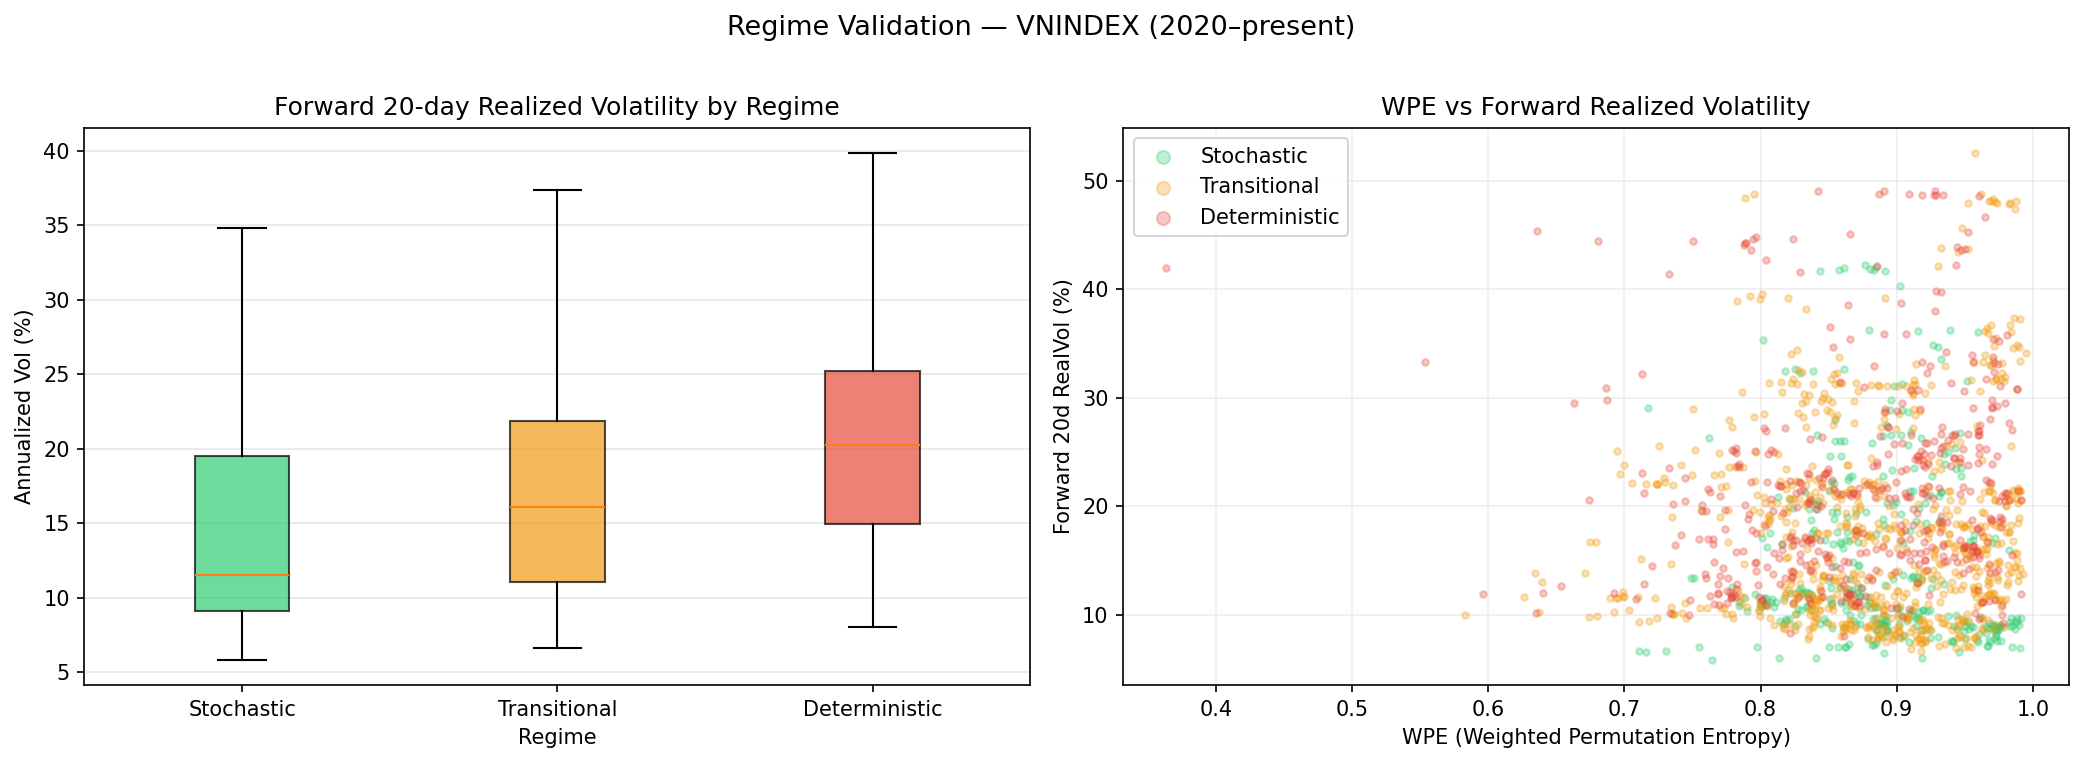

The Python source for this figure:
"""
Regime Validation -- Financial Entropy Agent
Tests whether GMM regime labels (Stochastic / Transitional / Deterministic) have real discriminative
power by correlating them against FORWARD realized volatility.

Method:
    1. Load VNINDEX OHLCV from 2020-01-01
    2. Compute WPE + SPE_Z → fit GMM → regime labels
    3. Compute forward realized vol (5d / 10d / 20d)
    4. Group statistics + Kruskal-Wallis non-parametric test
    5. Boxplot + WPE scatter visualization
"""

import sys
import os
import warnings
import numpy as np
import pandas as pd
import matplotlib.pyplot as plt
from scipy.stats import kruskal

warnings.filterwarnings("ignore")

# --- Allow imports from project root ---
sys.path.insert(0, os.path.join(os.path.dirname(__file__), ".."))

from skills.data_skill import get_latest_market_data
from skills.quant_skill import (
    calc_rolling_wpe,
    calc_rolling_price_sample_entropy,
    calc_spe_z,
)
from skills.ds_skill import fit_predict_regime, REGIME_NAMES

# ==============================================================================
# HYPERPARAMETERS (immutable research constants — mirror CLAUDE.md)
# ==============================================================================
WPE_M: int     = 3
WPE_TAU: int   = 1
WPE_WINDOW: int = 22
SPE_WINDOW: int = 60
SPE_M: int     = 2
SPE_R: float   = 0.2

OUTPUT_DIR = os.path.dirname(__file__)


# ==============================================================================
# STEP 1: LOAD DATA
# ==============================================================================
def load_data(start_date: str = "2020-01-01") -> pd.DataFrame:
    print(f"[1/7] Fetching VNINDEX from {start_date} …")
    df = get_latest_market_data(ticker="VNINDEX", start_date=start_date)
    if df is None or len(df) < 120:
        raise RuntimeError("Not enough data returned from get_latest_market_data()")
    df = df.sort_index()
    print(f"      {len(df)} trading days loaded  [{df.index[0].date()} to {df.index[-1].date()}]")
    return df


# ==============================================================================
# STEP 2: COMPUTE WPE + SPE_Z → GMM REGIME LABELS
# ==============================================================================
def compute_entropy_features(df: pd.DataFrame) -> pd.DataFrame:
    print("[2/7] Computing WPE …")
    log_rets = np.log(df["Close"] / df["Close"].shift(1)).fillna(0).values
    wpe_arr, _ = calc_rolling_wpe(log_rets, m=WPE_M, tau=WPE_TAU, window=WPE_WINDOW)
    df["WPE"] = wpe_arr

    print("[3/7] Computing SPE_Z …")
    spe_raw = calc_rolling_price_sample_entropy(
        df["Close"].values, window=SPE_WINDOW, m=SPE_M, r_factor=SPE_R
    )
    df["SPE_Z"] = calc_spe_z(spe_raw)

    return df


def fit_regimes(df: pd.DataFrame) -> pd.DataFrame:
    print("[4/7] Fitting GMM regimes (Plane 1: WPE + SPE_Z) …")
    feat_df = df[["WPE", "SPE_Z"]].dropna()
    features = feat_df.values

    labels, _ = fit_predict_regime(features)

    df["RegimeLabel"] = np.nan
    df.loc[feat_df.index, "RegimeLabel"] = labels

    # Semantic names from ds_skill.REGIME_NAMES (canonical source of truth)
    df["RegimeName"] = df["RegimeLabel"].map(REGIME_NAMES)

    counts = df["RegimeName"].value_counts()
    print(f"      Regime counts: {counts.to_dict()}")
    return df


# ==============================================================================
# STEP 3: FORWARD REALIZED VOLATILITY
# ==============================================================================
def compute_forward_vol(df: pd.DataFrame) -> pd.DataFrame:
    print("[5/7] Computing forward realized volatility (5d / 10d / 20d) …")
    log_rets = np.log(df["Close"] / df["Close"].shift(1))

    for window in [5, 10, 20]:
        # std of log returns over the NEXT `window` trading days
        # shift(-1): exclude today; rolling(window): N-day window; shift(-(window-1)): align to today
        df[f"RealVol_{window}d"] = (
            log_rets.shift(-1)
            .rolling(window)
            .std()
            .shift(-(window - 1))
            * np.sqrt(252) * 100
        )

    return df


# ==============================================================================
# STEP 4: GROUP STATISTICS
# ==============================================================================
def compute_regime_stats(df: pd.DataFrame) -> pd.DataFrame:
    print("[6/7] Computing regime statistics …")
    regime_stats = df.groupby("RegimeName").agg({
        "RealVol_5d":  ["mean", "median", "std", "count"],
        "RealVol_10d": ["mean", "median", "std", "count"],
        "RealVol_20d": ["mean", "median", "std", "count"],
    })
    print("\n--- Regime Statistics ---")
    print(regime_stats.to_string())
    return regime_stats


# ==============================================================================
# STEP 5: KRUSKAL-WALLIS TEST
# ==============================================================================
def run_kruskal_wallis(df: pd.DataFrame) -> tuple[float, float]:
    groups = [
        group["RealVol_20d"].dropna().values
        for _, group in df.groupby("RegimeName")
    ]
    # Need at least 2 non-empty groups
    groups = [g for g in groups if len(g) > 0]
    if len(groups) < 2:
        print("[WARN] Not enough regime groups for Kruskal-Wallis test.")
        return float("nan"), float("nan")

    stat, p_value = kruskal(*groups)
    print(f"\nKruskal-Wallis: H={stat:.2f}, p={p_value:.4f}")
    return float(stat), float(p_value)


# ==============================================================================
# STEP 6: VISUALIZATION
# ==============================================================================
def plot_validation(df: pd.DataFrame) -> None:
    print("[7/7] Generating plots …")

    fig, axes = plt.subplots(1, 2, figsize=(14, 5))
    fig.suptitle("Regime Validation — VNINDEX (2020–present)", fontsize=13, y=1.01)

    # --- Boxplot: RealVol_20d by regime ---
    order = [r for r in ["Stochastic", "Transitional", "Deterministic"] if r in df["RegimeName"].unique()]
    plot_data = [df[df["RegimeName"] == r]["RealVol_20d"].dropna().values for r in order]
    bp = axes[0].boxplot(plot_data, labels=order, patch_artist=True, showfliers=False)

    palette = {"Stochastic": "#2ecc71", "Transitional": "#f39c12", "Deterministic": "#e74c3c"}
    for patch, label in zip(bp["boxes"], order):
        patch.set_facecolor(palette.get(label, "#999999"))
        patch.set_alpha(0.7)

    axes[0].set_title("Forward 20-day Realized Volatility by Regime")
    axes[0].set_ylabel("Annualized Vol (%)")
    axes[0].set_xlabel("Regime")
    axes[0].grid(axis="y", alpha=0.3)

    # --- Scatter: WPE vs RealVol_20d, coloured by regime ---
    for regime in order:
        subset = df[df["RegimeName"] == regime].dropna(subset=["WPE", "RealVol_20d"])
        axes[1].scatter(
            subset["WPE"], subset["RealVol_20d"],
            c=palette.get(regime, "gray"),
            label=regime, alpha=0.3, s=10
        )
    axes[1].set_xlabel("WPE (Weighted Permutation Entropy)")
    axes[1].set_ylabel("Forward 20d RealVol (%)")
    axes[1].legend(markerscale=2)
    axes[1].set_title("WPE vs Forward Realized Volatility")
    axes[1].grid(alpha=0.2)

    plt.tight_layout()
    out_path = os.path.join(OUTPUT_DIR, "regime_validation.png")
    plt.savefig(out_path, dpi=150, bbox_inches="tight")
    print(f"      Plot saved: {out_path}")
    plt.show()


# ==============================================================================
# STEP 7: SUMMARY PRINT
# ==============================================================================
def print_summary(df: pd.DataFrame, stat: float, p_value: float) -> None:
    print("\n" + "=" * 50)
    print("=== REGIME VALIDATION SUMMARY ===")
    print("=" * 50)
    for regime in ["Stochastic", "Transitional", "Deterministic"]:
        subset = df[df["RegimeName"] == regime]["RealVol_20d"].dropna()
        if len(subset) == 0:
            print(f"{regime}: NO DATA")
            continue
        print(f"{regime:10s}: mean={subset.mean():.2f}%  median={subset.median():.2f}%  n={len(subset)}")

    print(f"\nKruskal-Wallis H={stat:.2f}, p-value: {p_value:.4f}")
    if p_value < 0.05:
        print("PASS  (p < 0.05 -> regime labels have statistically significant discriminative power)")
    else:
        print("FAIL  (p >= 0.05 -> cannot reject H0 that regime distributions are identical)")


# ==============================================================================
# MAIN
# ==============================================================================
def run_validation(start_date: str = "2020-01-01") -> None:
    df = load_data(start_date)
    df = compute_entropy_features(df)
    df = fit_regimes(df)
    df = compute_forward_vol(df)
    _ = compute_regime_stats(df)
    stat, p_value = run_kruskal_wallis(df)
    plot_validation(df)
    print_summary(df, stat, p_value)


if __name__ == "__main__":
    run_validation(start_date="2020-01-01")
